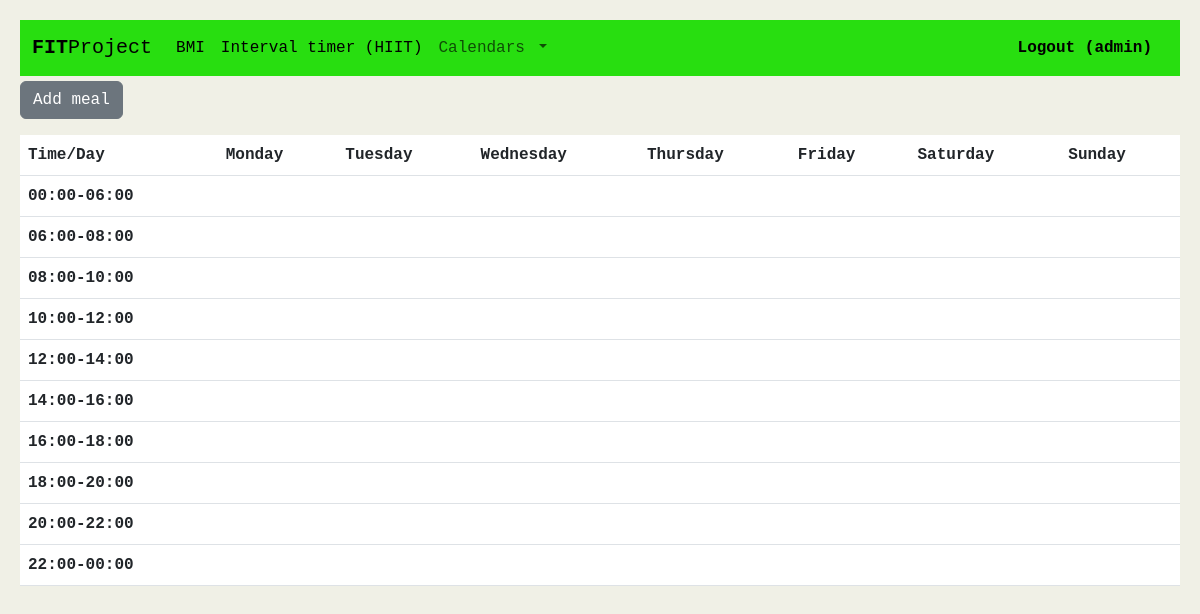
Before: /diet (signed in) with the older database file.
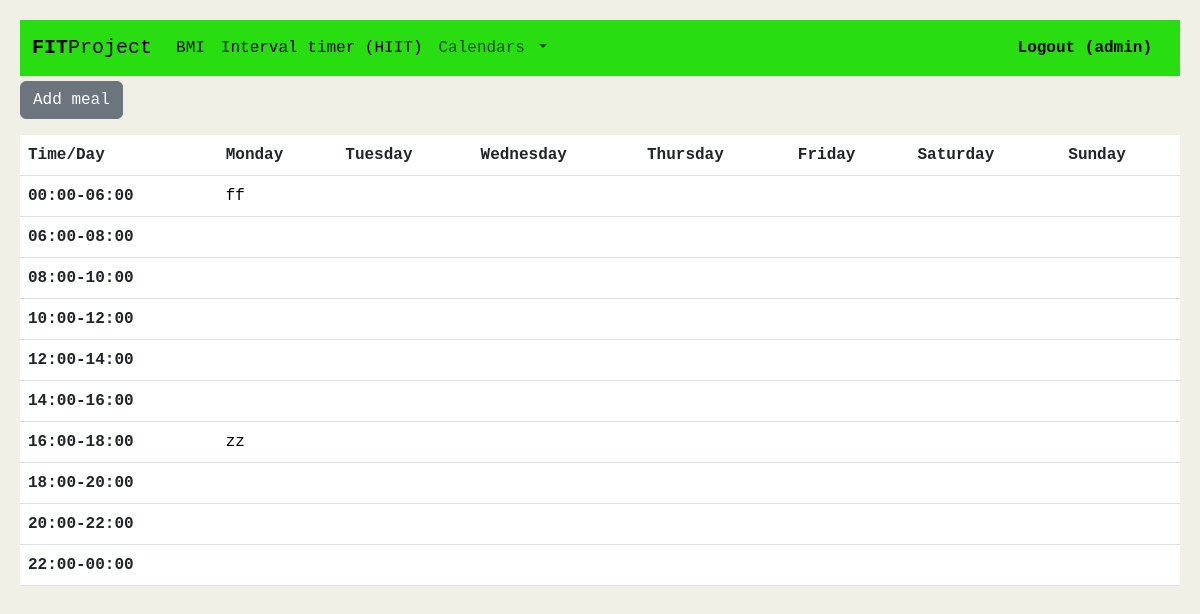
After: the same page with the newer database file.
### fit/models.py (models this page shows, shortened)
class User(AbstractUser):
    id = models.AutoField(primary_key=True)
    def __str__(self):
        return f"{self.username}"

class Meal(models.Model):
    id = models.AutoField(primary_key=True)
    user = models.ForeignKey(User, on_delete=models.CASCADE)
    name = models.CharField(max_length=20)
    description = models.CharField(max_length=600)
    time = models.CharField(max_length=12)
    day = models.CharField(max_length=10)
    calendar_index = models.IntegerField(blank=True, null=True)
    def __str__(self):
        return f"{self.name}"

### fit/views.py (the view)
# urls.py: path("diet", views.diet, name="diet"),
def diet(request):
    if request.method == "POST":
        form = TrainMealForm(request.POST)
        if form.is_valid():
            name = form.cleaned_data["Name"]
            description = form.cleaned_data["Description"]
            day = form.cleaned_data["Day"]
            time = form.cleaned_data["Time"]
            calendar_index = helpers.cal_index(day, time)
            description = description.replace("\n", "<br>")
            Meal.objects.filter(user = request.user, calendar_index=calendar_index).delete()
            meal = Meal(user=request.user, name=name, description=description, day=day, time=time, calendar_index=calendar_index)
            meal.save()
            return HttpResponseRedirect(reverse("diet"))
        else:
            calendar_list = [None] * 69
            meals = Meal.objects.filter(user=request.user)
            for meal in meals:
                calendar_list[meal.calendar_index] = meal
            return render(request, "fit/diet.html", {
            "add": TrainMealForm(),
            "meal": calendar_list,
            "error": "Form error"
        })
    else:
        calendar_list = [None] * 69
        try:
            meals = Meal.objects.filter(user=request.user)
        except TypeError:
            return render(request, "fit/login.html", {
                "message": "Required to log in"
            })
        for meal in meals:
            calendar_list[meal.calendar_index] = meal
        return render(request, "fit/diet.html", {
            "add": TrainMealForm(),
            "meal": calendar_list
        })

### fit/templates/fit/diet.html (shortened to what this page needs)
{% extends "fit/layout.html" %}
{% load static %}
{% block body %}
<p>
<td><button id="add" type="button" class="btn btn-secondary" style="margin-top: 5px;">Add meal</button></td>
</p>
<table class="table">
    <thead>
      <tr>
        <th scope="col">Time/Day</th>
        <th scope="col">Monday</th>
        <th scope="col">Tuesday</th>
        <th scope="col">Wednesday</th>
        <th scope="col">Thursday</th>
        <th scope="col">Friday</th>
        <th scope="col">Saturday</th>
        <th scope="col">Sunday</th>
      </tr>
    </thead>
    <tbody>
    <tr>
        <th scope="row">00:00-06:00</th>
        <td>{% if meal.0 %}<a data-id="{{ meal.0.id }}" class="meal-link" href="#">{{ meal.0 }}</a>{% endif %}</td>
        <td>{% if meal.10 %}<a data-id="{{ meal.10.id }}" class="meal-link" href="#">{{ meal.10 }}</a>{% endif %}</td>
        <td>{% if meal.20 %}<a data-id="{{ meal.20.id }}" class="meal-link" href="#">{{ meal.20 }}</a>{% endif %}</td>
        <td>{% if meal.30 %}<a data-id="{{ meal.30.id }}" class="meal-link" href="#">{{ meal.30 }}</a>{% endif %}</td>
        <td>{% if meal.40 %}<a data-id="{{ meal.40.id }}" class="meal-link" href="#">{{ meal.40 }}</a>{% endif %}</td>
        <td>{% if meal.50 %}<a data-id="{{ meal.50.id }}" class="meal-link" href="#">{{ meal.50 }}</a>{% endif %}</td>
        <td>{% if meal.60 %}<a data-id="{{ meal.60.id }}" class="meal-link" href="#">{{ meal.60 }}</a>{% endif %}</td>
        </tr>
        <tr>
        <th scope="row">06:00-08:00</th>
        <td>{% if meal.1 %}<a data-id="{{ meal.1.id }}" class="meal-link" href="#">{{ meal.1 }}</a>{% endif %}</td>
        <td>{% if meal.11 %}<a data-id="{{ meal.11.id }}" class="meal-link" href="#">{{ meal.11 }}</a>{% endif %}</td>
        <td>{% if meal.21 %}<a data-id="{{ meal.21.id }}" class="meal-link" href="#">{{ meal.21 }}</a>{% endif %}</td>
        <td>{% if meal.31 %}<a data-id="{{ meal.31.id }}" class="meal-link" href="#">{{ meal.31 }}</a>{% endif %}</td>
        <td>{% if meal.41 %}<a data-id="{{ meal.41.id }}" class="meal-link" href="#">{{ meal.41 }}</a>{% endif %}</td>
        <td>{% if meal.51 %}<a data-id="{{ meal.51.id }}" class="meal-link" href="#">{{ meal.51 }}</a>{% endif %}</td>
        <td>{% if meal.61 %}<a data-id="{{ meal.61.id }}" class="meal-link" href="#">{{ meal.61 }}</a>{% endif %}</td>
        </tr>
      <tr>
        <th scope="row">08:00-10:00</th>
        <td>{% if meal.2 %}<a data-id="{{ meal.2.id }}" class="meal-link" href="#">{{ meal.2 }}</a>{% endif %}</td>
        <td>{% if meal.12 %}<a data-id="{{ meal.12.id }}" class="meal-link" href="#">{{ meal.12 }}</a>{% endif %}</td>
        <td>{% if meal.22 %}<a data-id="{{ meal.22.id }}" class="meal-link" href="#">{{ meal.22 }}</a>{% endif %}</td>
        <td>{% if meal.32 %}<a data-id="{{ meal.32.id }}" class="meal-link" href="#">{{ meal.32 }}</a>{% endif %}</td>
        <td>{% if meal.42 %}<a data-id="{{ meal.42.id }}" class="meal-link" href="#">{{ meal.42 }}</a>{% endif %}</td>
        <td>{% if meal.52 %}<a data-id="{{ meal.52.id }}" class="meal-link" href="#">{{ meal.52 }}</a>{% endif %}</td>
        <td>{% if meal.62 %}<a data-id="{{ meal.62.id }}" class="meal-link" href="#">{{ meal.62 }}</a>{% endif %}</td>
      </tr>
      <tr>
        <th scope="row">10:00-12:00</th>
        <td>{% if meal.3 %}<a data-id="{{ meal.3.id }}" class="meal-link" href="#">{{ meal.3 }}</a>{% endif %}</td>
        <td>{% if meal.13 %}<a data-id="{{ meal.13.id }}" class="meal-link" href="#">{{ meal.13 }}</a>{% endif %}</td>
        <td>{% if meal.23 %}<a data-id="{{ meal.23.id }}" class="meal-link" href="#">{{ meal.23 }}</a>{% endif %}</td>
        <td>{% if meal.33 %}<a data-id="{{ meal.33.id }}" class="meal-link" href="#">{{ meal.33 }}</a>{% endif %}</td>
        <td>{% if meal.43 %}<a data-id="{{ meal.43.id }}" class="meal-link" href="#">{{ meal.43 }}</a>{% endif %}</td>
        <td>{% if meal.53 %}<a data-id="{{ meal.53.id }}" class="meal-link" href="#">{{ meal.53 }}</a>{% endif %}</td>
        <td>{% if meal.63 %}<a data-id="{{ meal.63.id }}" class="meal-link" href="#">{{ meal.63 }}</a>{% endif %}</td>
      </tr>
      <tr>
        <th scope="row">12:00-14:00</th>
        <td>{% if meal.4 %}<a data-id="{{ meal.4.id }}" class="meal-link" href="#">{{ meal.4 }}</a>{% endif %}</td>
        <td>{% if meal.14 %}<a data-id="{{ meal.14.id }}" class="meal-link" href="#">{{ meal.14 }}</a>{% endif %}</td>
        <td>{% if meal.24 %}<a data-id="{{ meal.24.id }}" class="meal-link" href="#">{{ meal.24 }}</a>{% endif %}</td>
        <td>{% if meal.34 %}<a data-id="{{ meal.34.id }}" class="meal-link" href="#">{{ meal.34 }}</a>{% endif %}</td>
        <td>{% if meal.44 %}<a data-id="{{ meal.44.id }}" class="meal-link" href="#">{{ meal.44 }}</a>{% endif %}</td>
        <td>{% if meal.54 %}<a data-id="{{ meal.54.id }}" class="meal-link" href="#">{{ meal.54 }}</a>{% endif %}</td>
        <td>{% if meal.64 %}<a data-id="{{ meal.64.id }}" class="meal-link" href="#">{{ meal.64 }}</a>{% endif %}</td>
      </tr>
      <tr>
        <th scope="row">14:00-16:00</th>
        <td>{% if meal.5 %}<a data-id="{{ meal.5.id }}" class="meal-link" href="#">{{ meal.5 }}</a>{% endif %}</td>
        <td>{% if meal.15 %}<a data-id="{{ meal.15.id }}" class="meal-link" href="#">{{ meal.15 }}</a>{% endif %}</td>
        <td>{% if meal.25 %}<a data-id="{{ meal.25.id }}" class="meal-link" href="#">{{ meal.25 }}</a>{% endif %}</td>
        <td>{% if meal.35 %}<a data-id="{{ meal.35.id }}" class="meal-link" href="#">{{ meal.35 }}</a>{% endif %}</td>
        <td>{% if meal.45 %}<a data-id="{{ meal.45.id }}" class="meal-link" href="#">{{ meal.45 }}</a>{% endif %}</td>
        <td>{% if meal.55 %}<a data-id="{{ meal.55.id }}" class="meal-link" href="#">{{ meal.55 }}</a>{% endif %}</td>
        <td>{% if meal.65 %}<a data-id="{{ meal.65.id }}" class="meal-link" href="#">{{ meal.65 }}</a>{% endif %}</td>
      </tr>
      <tr>
        <th scope="row">16:00-18:00</th>
        <td>{% if meal.6 %}<a data-id="{{ meal.6.id }}" class="meal-link" href="#">{{ meal.6 }}</a>{% endif %}</td>
        <td>{% if meal.16 %}<a data-id="{{ meal.16.id }}" class="meal-link" href="#">{{ meal.16 }}</a>{% endif %}</td>
        <td>{% if meal.26 %}<a data-id="{{ meal.26.id }}" class="meal-link" href="#">{{ meal.26 }}</a>{% endif %}</td>
        <td>{% if meal.36 %}<a data-id="{{ meal.36.id }}" class="meal-link" href="#">{{ meal.36 }}</a>{% endif %}</td>
        <td>{% if meal.46 %}<a data-id="{{ meal.46.id }}" class="meal-link" href="#">{{ meal.46 }}</a>{% endif %}</td>
        <td>{% if meal.56 %}<a data-id="{{ meal.56.id }}" class="meal-link" href="#">{{ meal.56 }}</a>{% endif %}</td>
        <td>{% if meal.66 %}<a data-id="{{ meal.66.id }}" class="meal-link" href="#">{{ meal.66 }}</a>{% endif %}</td>
      </tr>
      <tr>
        <th scope="row">18:00-20:00</th>
        <td>{% if meal.7 %}<a data-id="{{ meal.7.id }} class="meal-link" href="#">{{ meal.7 }}</a>{% endif %}</td>
        <td>{% if meal.17 %}<a data-id="{{ meal.17.id }}" class="meal-link" href="#">{{ meal.17 }}</a>{% endif %}</td>
        <td>{% if meal.27 %}<a data-id="{{ meal.27.id }}" class="meal-link" href="#">{{ meal.27 }}</a>{% endif %}</td>
        <td>{% if meal.37 %}<a data-id="{{ meal.37.id }}" class="meal-link" href="#">{{ meal.37 }}</a>{% endif %}</td>
        <td>{% if meal.47 %}<a data-id="{{ meal.47.id }}" class="meal-link" href="#">{{ meal.47 }}</a>{% endif %}</td>
        <td>{% if meal.57 %}<a data-id="{{ meal.57.id }}" class="meal-link" href="#">{{ meal.57 }}</a>{% endif %}</td>
        <td>{% if meal.67 %}<a data-id="{{ meal.67.id }}" class="meal-link" href="#">{{ meal.67 }}</a>{% endif %}</td>
      </tr>
      <tr>
        <th scope="row">20:00-22:00</th>
        <td>{% if meal.8 %}<a data-id="{{ meal.8.id }}" class="meal-link" href="#">{{ meal.8 }}</a>{% endif %}</td>
        <td>{% if meal.18 %}<a data-id="{{ meal.18.id }}" class="meal-link" href="#">{{ meal.18 }}</a>{% endif %}</td>
        <td>{% if meal.28 %}<a data-id="{{ meal.28.id }}" class="meal-link" href="#">{{ meal.28 }}</a>{% endif %}</td>
        <td>{% if meal.38 %}<a data-id="{{ meal.38.id }}" class="meal-link" href="#">{{ meal.38 }}</a>{% endif %}</td>
        <td>{% if meal.48 %}<a data-id="{{ meal.48.id }}" class="meal-link" href="#">{{ meal.48 }}</a>{% endif %}</td>
        <td>{% if meal.58 %}<a data-id="{{ meal.58.id }}" class="meal-link" href="#">{{ meal.58 }}</a>{% endif %}</td>
        <td>{% if meal.68 %}<a data-id="{{ meal.68.id }}" class="meal-link" href="#">{{ meal.68 }}</a>{% endif %}</td>
      </tr>
      <tr>
        <th scope="row">22:00-00:00</th>
        <td>{% if meal.9 %}<a data-id="{{ meal.9.id }}" class="meal-link" href="#">{{ meal.9 }}</a>{% endif %}</td>
        <td>{% if meal.19 %}<a data-id="{{ meal.19.id }}" class="meal-link" href="#">{{ meal.19 }}</a>{% endif %}</td>
        <td>{% if meal.29 %}<a data-id="{{ meal.29.id }}" class="meal-link" href="#">{{ meal.29 }}</a>{% endif %}</td>
        <td>{% if meal.39 %}<a data-id="{{ meal.39.id }}" class="meal-link" href="#">{{ meal.39 }}</a>{% endif %}</td>
        <td>{% if meal.49 %}<a data-id="{{ meal.49.id }}" class="meal-link" href="#">{{ meal.49 }}</a>{% endif %}</td>
        <td>{% if meal.59 %}<a data-id="{{ meal.59.id }}" class="meal-link" href="#">{{ meal.59 }}</a>{% endif %}</td>
        <td>{% if meal.69 %}<a data-id="{{ meal.69.id }}" class="meal-link" href="#">{{ meal.69 }}</a>{% endif %}</td>
      </tr>
          </tbody>
  </table>
{% endblock %}

### fit/templates/fit/layout.html (shortened to what this page needs)
{% load static %}
<!DOCTYPE html>
<html lang="en">
    <head>
        <link href="https://cdn.jsdelivr.net/npm/bootstrap@5.3.0-alpha1/dist/css/bootstrap.min.css" rel="stylesheet">
        <link href="{% static 'fit/styles.css' %}" rel="stylesheet">
    </head>
    <body>
        <nav class="navbar navbar-expand-lg navbar-light", style="background-color: #28de10;">
            <div class="container-fluid">
              <a class="navbar-brand" href="{% url 'index' %}"><b>FIT</b>Project</a>
              <div class="collapse navbar-collapse" id="navbarSupportedContent">
                <ul class="navbar-nav me-auto mb-2 mb-lg-0">
                  <li class="nav-item">
                    <a class="nav-link active" aria-current="page" href="{% url 'bmi' %}">BMI</a>
                  </li>
                  <li class="nav-item">
                    <a class="nav-link active" aria-current="page" href="{% url 'interval' %}">Interval timer (HIIT)</a>
                  </li>
                  <li class="nav-item dropdown">
                    <a class="nav-link dropdown-toggle" href="#" id="navbarDropdown" role="button" data-bs-toggle="dropdown" aria-expanded="false">
                      Calendars
                    </a>
                  </ul>
                    <ul class="nav justify-content-end">
                    {% if user.is_authenticated %}
                    <li class="nav-item">
                      <a class="nav-link" href="{% url 'logout' %}" style="color: black"><b>Logout ({{ user }})</b></a>
                    </li>
                    {% endif %}
                </ul>
              </div>
            </div>
          </nav>
        {% block body %}
        {% endblock %}
    </body>
</html>

### fit/static/fit/styles.css (style rules this page uses)
.meal-link { text-decoration: none; color: black; }
body { background-color: rgba(240, 240, 230); padding: 20px; font-family: monospace; }
table { background-color: rgba(230, 230, 230); }

Changed rows visible on the page:
added Meal: name "ff"
added Meal: name "zz"
